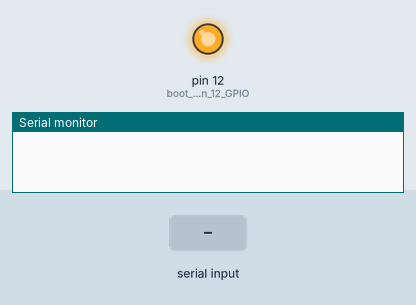
Recording of a sketch running on a simulated Arduino Leonardo, built with avr-gcc and run on an emulated ATmega32U4. Parts: output pins drawn as LEDs (lit = HIGH), the last lines printed to the serial monitor. The test bench sets the inputs (shaded band). Random numbers use the default seed unless the sketch sets one; the modem accepts every AT command (registered, SIM ready, sends succeed) and sends nothing else.

Above: at 0.1 s.
At 15.4 s:
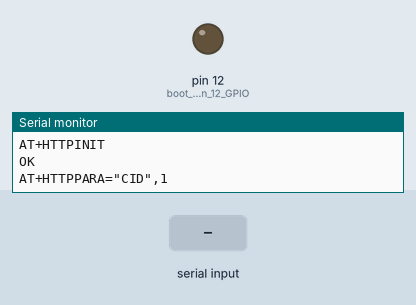
15.5 s: "OK" received over the second serial link
Timing chart, 0 to 18.5 s (numbered marks = the images above; inputs shaded):
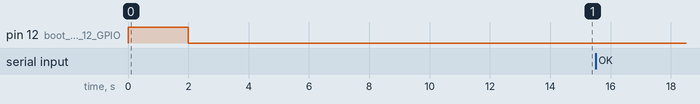

The sketch:

ISPGPRS.ino
```cpp
int d = 0;
#define BODY "{\"user_id\": \"example@gmail.com\",\"sensor_id\": \"5a6741cfa4408d3a9dde0ba0\",\"desc\" :\"GSM\",\"measure_value\": %d}\r\n"
#define MAX_SEND_TRIES 5
char toSND[255];
char resp[255];
boolean notSND = false;
int triedToSend = 0;
boolean sendSMS = false;
void setup()
{
    Serial.begin(9600);
    Serial1.begin(9600);
    startup();
    delay(1000);
    sendCMD("AT+CSCS=\"GSM\"\r\n",resp,1000);
    configBearer("internet");
//    setupSensor();
    randomSeed(analogRead(0)); //sensor simulated by random number
}
void loop()
{
//  d = getSensorReading();
  d = random(0,21); //random number to replace sensor reading
  sprintf(toSND, BODY, d);
  do
  {
    post(toSND);
    if(notSND)
    {
      Serial.println("ERROR - GPRS PACKET NOT SENT");
      triedToSend++;
    }
    while(triedToSend == MAX_SEND_TRIES)
    {
      Serial.println("ERROR - REQUESTS LIMIT EXCEEDED");
      delay(2000);
    }
  }while(notSND);
  recvSMS();
  if(sendSMS)
  {
    sprintf(toSND, "%d", d);
    sndSMS(toSND, "+48111222333");
    sendSMS = false;
  }
  delay(10000);
}
void startup()
{
  while(!strstr(resp,"OK")) //while no correct response keep trying
  {
    pinMode(12, OUTPUT); //boot sequence on 12 GPIO - HIGH for 2s then LOW
    digitalWrite(12,HIGH);
    delay(2000);
    digitalWrite(12,LOW);
    delay(2000);
    for(int i=0; i<5; i++)
    {
      sendCMD("AT\r\n",resp,1000); //send test message
    }
  }
}
```

GPRS.ino
```cpp
void startPost() //set URL and content type (JSON)
{
  sendCMD("AT+HTTPPARA=\"CID\",1\r\n",resp,1000);
  sendCMD("AT+HTTPPARA=\"URL\",\"http://alfa.smartstorm.io/api/v1/measure\"\r\n",resp,1000);
  sendCMD("AT+HTTPPARA=\"CONTENT\",\"application/json\"\r\n",resp,1000);
}

void configBearer(char *uri) //configure Internet bearer (GPRS Internet)
{
  char apnSet[32];
  sendCMD("AT+SAPBR=3,1,\"Contype\",\"GPRS\"\r\n",resp,1000); //set connection type to GPRS
  sprintf(apnSet, "AT+SAPBR=3,1,\"APN\",\"%s\"\r\n", uri); //set Access Point Name to function argument)
  sendCMD(apnSet,resp,1000);
  sendCMD("AT+SAPBR=1,1\r\n",resp,1000); //enable GPRS
}

void connect() //start HTTP interaction
{
  sendCMD("AT+HTTPINIT\r\n",resp,1000);
}

void disconnect() //terminate HTTP interaction
{
  sendCMD("AT+HTTPTERM\r\n",resp,1000);
}

void post(char *body) //POST request
{
  char httpData[32];
  connect();
  startPost();
  unsigned int delayToDownload = 10000;
  sprintf(httpData, "AT+HTTPDATA=%d,%d\r\n", strlen(body), 10000); //AT+HTTPDATA=length of data in bytes, timeout in ms
  sendCMD(httpData,resp,1000);
  purgeSerial();
  sendCMD(body,resp,1000); //write request text
  sendCMD("AT+HTTPACTION=1\r\n",resp,1000); //http action (0: GET, 1:POST, 2:HEAD)
  if(!strstr(resp,"200"))
    notSND = true;
  else
    notSND = false;
  sendCMD("AT+HTTPREAD\r\n",resp,1000); //not actually reading anything
  purgeSerial();
  disconnect();
}
```

SMS.ino
```cpp
void sndSMS(char* text, char* num)
{
  char number[50];
  sprintf(number, "AT+CMGS=\"%s\"\r\n", num); //set phone number
  sprintf(text, "%s%c", text, (char)26); //^Z is terminator for SMS text
  sendCMD("AT+CMGF=1\r\n",resp,1000); //enter SMS text mode
  sendCMD(number,resp,1000);
  sendCMD(text,text,1000);
}

void recvSMS()
{
  char resp[255];
  sendCMD("AT+CMGF=1\r\n", resp, 1000); //enter SMS text mode
  sendCMD("AT+CMGR=1\r\n", resp, 1000); //read first message
  if(strstr(resp, "+48111222333")) //if from specified number, then send next data as SMS to that number
  {
    sendSMS=true;
  }
  sendCMD("AT+CMGD=1\r\n", resp, 1000); //delete message
}
```

Sensor.ino
```cpp
unsigned int EchoPin = 2;           // connect Pin 2(Arduino digital io) to Echo at US-020
unsigned int TrigPin = 3;           // connect Pin 3(Arduino digital io) to Trig at US-020
void setupSensor()
{
  pinMode(EchoPin, INPUT);                    //Set EchoPin as input, to receive measure result from US-020
  pinMode(TrigPin, OUTPUT);                   //Set TrigPin as output, used to send high pusle to trig measurement (>10us)
}
int getSensorReading()
{
  int d;
  digitalWrite(TrigPin, HIGH);              //begin to send a high pulse, then US-020 begin to measure the distance
  delayMicroseconds(50);                    //set this high pulse width as 50us (>10us)
  digitalWrite(TrigPin, LOW);               //end this high pulse
  d = pulseIn(EchoPin, HIGH);
  d=(d*34/100)/2;
  return d;
}
```

SerialCom.ino
```cpp
void purgeSerial()
{
  while (Serial1.available()) Serial1.read();
}

void sendCMD(char* command, char* resp, int time) //send command to SIM800H, wait for time ms then take response
{
  resp[0] = (char)0;
  if(strlen(command) != 0)
  {
    purgeSerial();
    Serial1.write(command);
    Serial.write(command);
  }
  delay(time);
  unsigned long t = millis();
  char c;
  unsigned long czas;
  while(!Serial1.available()) //wait until something on Serial1. If nothing for > 1s then quit.
  {
    czas = millis() - t;
    if(czas > 1000)
    {
      Serial.println("TIMEOUT");
      return;
    }
  }
  while(Serial1.available()) //print SIM800L response to resp
  {
    c = Serial1.read();
    sprintf(resp, "%s%c", resp, c);
    delay(5);
  }
  Serial.print(resp);
}
```
